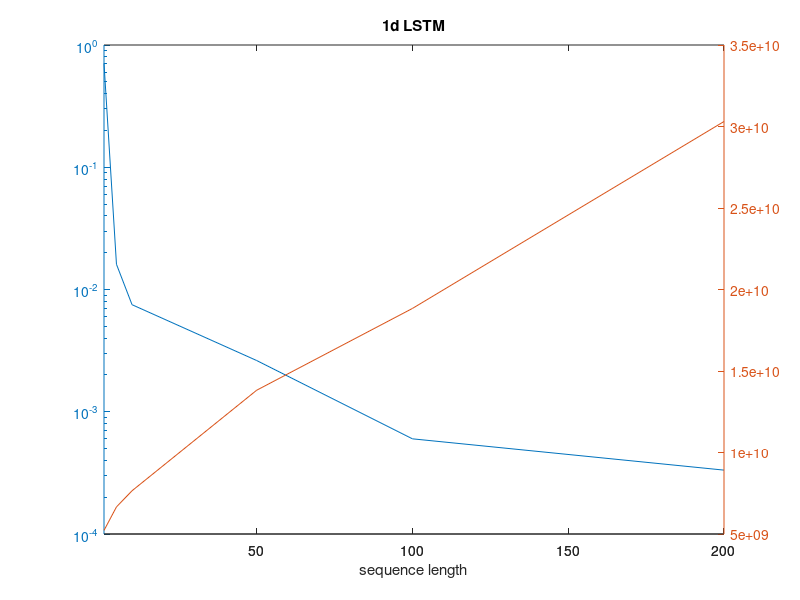

Reproduce this figure in MATLAB. (Note: this script raises an error after producing the figure.)
%% Sequence Length Impact on 1d-world

x = [1 5 10 50 100 200];
TimeLapse = [5.218784497E+09	6.661695518E+09	7.65268993E+09	1.382E+10	1.8838517835E+10 3.0306554039E10];

RMSE = [7.07106781186548E-01	1.60778819577066E-02	7.51031371822072E-03	2.62464994384772E-03	6.004788281483320E-04 3.331067041955093E-4];




figure()
 [hAx,hLine1,hLine2] = plotyy(x,RMSE,x,TimeLapse,'semilogy','plot');
title('1d LSTM')
xlabel('sequence length')
hLine1.LineStyle = '--';
hLine1.Marker= 'o';
hLine2.LineStyle = ':';
hLine2.Marker= 'o';
ylabel(hAx(1),'RMSE') % left y-axis
ylabel(hAx(2),'Time Lapse (ns)') % right y-axis
hAx(1).YTick = [1 10 100 1000 10000].*10^-4;    % change the ticks for the left y-axis
hAx(2).YTick = [1 10 20 30 40 50].*10^9;    % change the ticks for the left y-axis
hAx(1).YGrid = 'off';   % turn on the grid for the right y-axis
hAx(1).YLim=[10^-4,1];   % turn on the grid for the right y-axis







